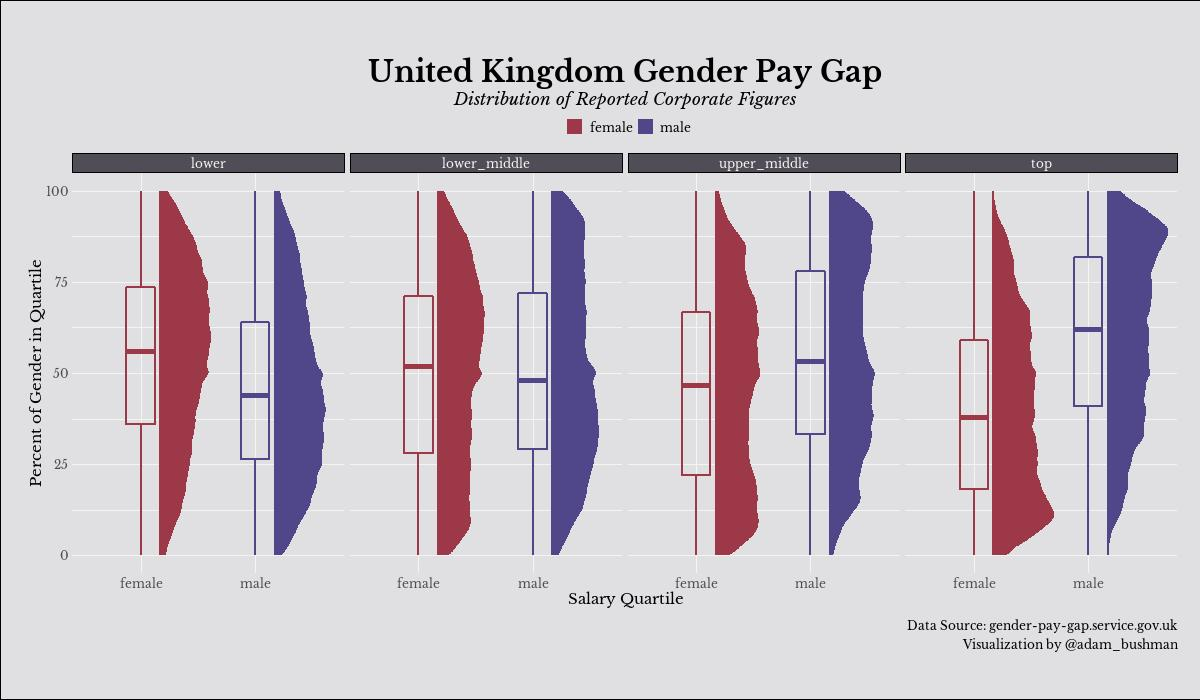

Here is the R script that generated this plot:
#####################
# UK Gender Pay Gap #
# TidyTuesday Wk 26 #
# Adam Bushman      #
#####################


library('ggplot2')
library('dplyr')
library('tidyr')
library('stringr')
library('ggdist')
library('showtext')

# Data setup
tuesdata <- 
  tidytuesdayR::tt_load('2022-06-28')$paygap %>%
  pivot_longer(cols = contains('quartile'), names_to = 'gender', values_to = 'percent') %>%
  select(employer_name, gender, percent) %>%
  mutate(
    quartile = str_sub(gender, str_locate(gender, "_")[,1]+1, str_length(gender)-9), 
    gender = str_sub(gender, 1, str_locate(gender, "_")[,1]-1))

tuesdata$quartile = factor(tuesdata$quartile, levels = c("lower", "lower_middle", "upper_middle", "top"))


# Font setup
showtext_auto()
font_add_google("libre baskerville")


# Basic plot
p <- 
  ggplot(tuesdata, aes(x = gender, y = percent)) +
    ggdist::stat_halfeye(
      aes(fill = gender), 
      adjust = .5, 
      width = .6, 
      .width = 0, 
      justification = -.3, 
      point_colour = NA) + 
    geom_boxplot(
      aes(color = gender),
      fill = "transparent",
      size = 1.05, 
      width = .25, 
      outlier.shape = NA, 
      show.legend = FALSE
    ) +
    facet_wrap(vars(quartile), nrow = 1, ncol = 4)

# Quick peek
p


# Custom colors and labels
p <- 
  p +
  scale_fill_manual(values = c("#9C3848", "#4F4789")) +
  scale_color_manual(values = c("#9C3848", "#4F4789")) +
  labs(title = "United Kingdom Gender Pay Gap", 
       subtitle = "Distribution of Reported Corporate Figures", 
       y = "Percent of Gender in Quartile", 
       x = "Salary Quartile", 
       caption = "Data Source: gender-pay-gap.service.gov.uk\n\nVisualization by @adam_bushman", 
       fill = "")

# Quick peek
p



# Custom theme
p +
  theme_minimal() +
  theme(
    # Plot Look
    plot.margin = margin(2, 0.75, 2, 1, "cm"), 
    plot.background = element_rect(fill = "#E0DFE2"), 
    
    # Panel Look
    panel.grid = element_line(color = "#F5F4F5"), 
    
    # Text
    text = element_text(family = "libre baskerville"), 
    plot.title = element_text(hjust = 0.5, size = 22, face = "bold"), 
    plot.subtitle = element_text(hjust = 0.5, size = 13, face = "italic"),
    
    # Facets
    strip.background = element_rect(fill = "#504D56"), 
    strip.text = element_text(color = "#F5F4F5"), 
    
    # Legend
    legend.position = "top", 
    legend.background = element_rect(fill = "#E0DFE2", color = NA), 
    
    # Caption
    plot.caption = element_text(vjust = -5)
  )


# Save plot
ggsave('uk-gender-pay-gap.jpeg', width = 1200, height = 700,
       units = 'px', dpi = 75)
